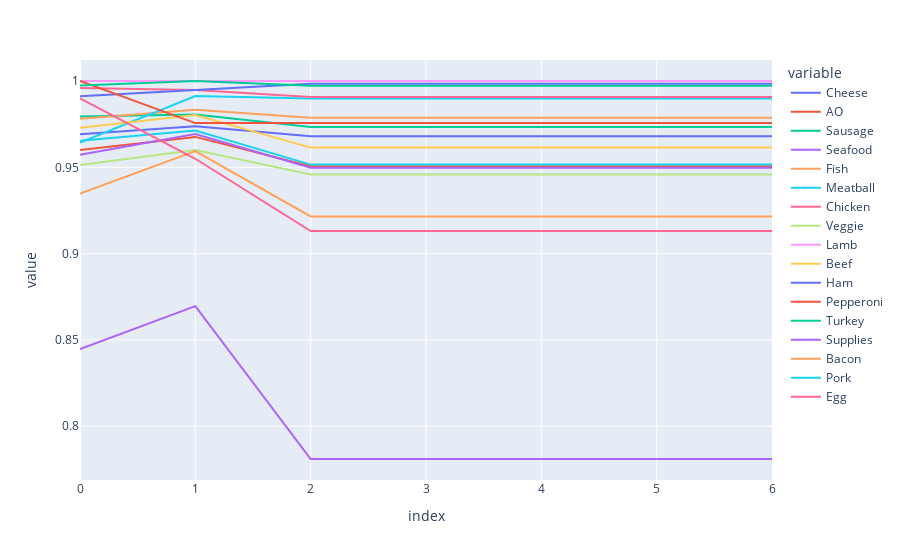

The notebook cell saved with this chart:
### Code cell
import plotly.express as px

vals= f1_score(test_results['label'],test_results['prediction'], labels= labels, average=None)
df_current_perf = pd.DataFrame(vals.reshape(1,len(labels)), columns = labels)
df_current_perf['n_samples'] = test_results.shape[0]

df_historical_perf = pd.concat([pd.DataFrame(params['model_performance']), df_current_perf]).fillna(0).reset_index(drop=True)


if df_historical_perf.shape[0]>1:
    fig = px.line(df_historical_perf, x=df_historical_perf.index, y=labels)
    fig.show()

# Calculate the f1 score, compare it against historical data and plot it

### Figure 1 — Plotly figure (JSON) as saved in the notebook; plotly's stock layout.template omitted (floating-point values rounded to 4 significant figures)
{"data": [{"hovertemplate": "variable=Cheese<br>index=%{x}<br>value=%{y}<extra></extra>", "legendgroup": "Cheese", "line": {"color": "#636efa", "dash": "solid"}, "marker": {"symbol": "circle"}, "mode": "lines", "name": "Cheese", "orientation": "v", "showlegend": true, "type": "scatter", "x": [0, 1, 2, 3, 4, 5, 6], "xaxis": "x", "y": [0.9692, 0.9738, 0.968, 0.968, 0.968, 0.968, 0.968], "yaxis": "y"}, {"hovertemplate": "variable=AO<br>index=%{x}<br>value=%{y}<extra></extra>", "legendgroup": "AO", "line": {"color": "#EF553B", "dash": "solid"}, "marker": {"symbol": "circle"}, "mode": "lines", "name": "AO", "orientation": "v", "showlegend": true, "type": "scatter", "x": [0, 1, 2, 3, 4, 5, 6], "xaxis": "x", "y": [0.96, 0.9676, 0.9506, 0.9506, 0.9506, 0.9506, 0.9506], "yaxis": "y"}, {"hovertemplate": "variable=Sausage<br>index=%{x}<br>value=%{y}<extra></extra>", "legendgroup": "Sausage", "line": {"color": "#00cc96", "dash": "solid"}, "marker": {"symbol": "circle"}, "mode": "lines", "name": "Sausage", "orientation": "v", "showlegend": true, "type": "scatter", "x": [0, 1, 2, 3, 4, 5, 6], "xaxis": "x", "y": [0.9795, 0.9806, 0.9733, 0.9733, 0.9733, 0.9733, 0.9733], "yaxis": "y"}, {"hovertemplate": "variable=Seafood<br>index=%{x}<br>value=%{y}<extra></extra>", "legendgroup": "Seafood", "line": {"color": "#ab63fa", "dash": "solid"}, "marker": {"symbol": "circle"}, "mode": "lines", "name": "Seafood", "orientation": "v", "showlegend": true, "type": "scatter", "x": [0, 1, 2, 3, 4, 5, 6], "xaxis": "x", "y": [0.9573, 0.9693, 0.9497, 0.9497, 0.9497, 0.9497, 0.9497], "yaxis": "y"}, {"hovertemplate": "variable=Fish<br>index=%{x}<br>value=%{y}<extra></extra>", "legendgroup": "Fish", "line": {"color": "#FFA15A", "dash": "solid"}, "marker": {"symbol": "circle"}, "mode": "lines", "name": "Fish", "orientation": "v", "showlegend": true, "type": "scatter", "x": [0, 1, 2, 3, 4, 5, 6], "xaxis": "x", "y": [0.9781, 0.9834, 0.9787, 0.9787, 0.9787, 0.9787, 0.9787], "yaxis": "y"}, {"hovertemplate": "variable=Meatball<br>index=%{x}<br>value=%{y}<extra></extra>", "legendgroup": "Meatball", "line": {"color": "#19d3f3", "dash": "solid"}, "marker": {"symbol": "circle"}, "mode": "lines", "name": "Meatball", "orientation": "v", "showlegend": true, "type": "scatter", "x": [0, 1, 2, 3, 4, 5, 6], "xaxis": "x", "y": [0.9643, 0.9913, 0.9899, 0.9899, 0.9899, 0.9899, 0.9899], "yaxis": "y"}, {"hovertemplate": "variable=Chicken<br>index=%{x}<br>value=%{y}<extra></extra>", "legendgroup": "Chicken", "line": {"color": "#FF6692", "dash": "solid"}, "marker": {"symbol": "circle"}, "mode": "lines", "name": "Chicken", "orientation": "v", "showlegend": true, "type": "scatter", "x": [0, 1, 2, 3, 4, 5, 6], "xaxis": "x", "y": [0.9959, 0.9948, 0.9908, 0.9908, 0.9908, 0.9908, 0.9908], "yaxis": "y"}, {"hovertemplate": "variable=Veggie<br>index=%{x}<br>value=%{y}<extra></extra>", "legendgroup": "Veggie", "line": {"color": "#B6E880", "dash": "solid"}, "marker": {"symbol": "circle"}, "mode": "lines", "name": "Veggie", "orientation": "v", "showlegend": true, "type": "scatter", "x": [0, 1, 2, 3, 4, 5, 6], "xaxis": "x", "y": [0.9513, 0.96, 0.9458, 0.9458, 0.9458, 0.9458, 0.9458], "yaxis": "y"}, {"hovertemplate": "variable=Lamb<br>index=%{x}<br>value=%{y}<extra></extra>", "legendgroup": "Lamb", "line": {"color": "#FF97FF", "dash": "solid"}, "marker": {"symbol": "circle"}, "mode": "lines", "name": "Lamb", "orientation": "v", "showlegend": true, "type": "scatter", "x": [0, 1, 2, 3, 4, 5, 6], "xaxis": "x", "y": [1, 1, 1, 1, 1, 1, 1], "yaxis": "y"}, {"hovertemplate": "variable=Beef<br>index=%{x}<br>value=%{y}<extra></extra>", "legendgroup": "Beef", "line": {"color": "#FECB52", "dash": "solid"}, "marker": {"symbol": "circle"}, "mode": "lines", "name": "Beef", "orientation": "v", "showlegend": true, "type": "scatter", "x": [0, 1, 2, 3, 4, 5, 6], "xaxis": "x", "y": [0.9729, 0.9803, 0.9614, 0.9614, 0.9614, 0.9614, 0.9614], "yaxis": "y"}, {"hovertemplate": "variable=Ham<br>index=%{x}<br>value=%{y}<extra></extra>", "legendgroup": "Ham", "line": {"color": "#636efa", "dash": "solid"}, "marker": {"symbol": "circle"}, "mode": "lines", "name": "Ham", "orientation": "v", "showlegend": true, "type": "scatter", "x": [0, 1, 2, 3, 4, 5, 6], "xaxis": "x", "y": [0.9912, 0.995, 0.9984, 0.9984, 0.9984, 0.9984, 0.9984], "yaxis": "y"}, {"hovertemplate": "variable=Pepperoni<br>index=%{x}<br>value=%{y}<extra></extra>", "legendgroup": "Pepperoni", "line": {"color": "#EF553B", "dash": "solid"}, "marker": {"symbol": "circle"}, "mode": "lines", "name": "Pepperoni", "orientation": "v", "showlegend": true, "type": "scatter", "x": [0, 1, 2, 3, 4, 5, 6], "xaxis": "x", "y": [1, 0.9756, 0.9756, 0.9756, 0.9756, 0.9756, 0.9756], "yaxis": "y"}, {"hovertemplate": "variable=Turkey<br>index=%{x}<br>value=%{y}<extra></extra>", "legendgroup": "Turkey", "line": {"color": "#00cc96", "dash": "solid"}, "marker": {"symbol": "circle"}, "mode": "lines", "name": "Turkey", "orientation": "v", "showlegend": true, "type": "scatter", "x": [0, 1, 2, 3, 4, 5, 6], "xaxis": "x", "y": [0.9973, 1, 0.9972, 0.9972, 0.9972, 0.9972, 0.9972], "yaxis": "y"}, {"hovertemplate": "variable=Supplies<br>index=%{x}<br>value=%{y}<extra></extra>", "legendgroup": "Supplies", "line": {"color": "#ab63fa", "dash": "solid"}, "marker": {"symbol": "circle"}, "mode": "lines", "name": "Supplies", "orientation": "v", "showlegend": true, "type": "scatter", "x": [0, 1, 2, 3, 4, 5, 6], "xaxis": "x", "y": [0.8447, 0.8696, 0.781, 0.781, 0.781, 0.781, 0.781], "yaxis": "y"}, {"hovertemplate": "variable=Bacon<br>index=%{x}<br>value=%{y}<extra></extra>", "legendgroup": "Bacon", "line": {"color": "#FFA15A", "dash": "solid"}, "marker": {"symbol": "circle"}, "mode": "lines", "name": "Bacon", "orientation": "v", "showlegend": true, "type": "scatter", "x": [0, 1, 2, 3, 4, 5, 6], "xaxis": "x", "y": [0.9348, 0.9593, 0.9216, 0.9216, 0.9216, 0.9216, 0.9216], "yaxis": "y"}, {"hovertemplate": "variable=Pork<br>index=%{x}<br>value=%{y}<extra></extra>", "legendgroup": "Pork", "line": {"color": "#19d3f3", "dash": "solid"}, "marker": {"symbol": "circle"}, "mode": "lines", "name": "Pork", "orientation": "v", "showlegend": true, "type": "scatter", "x": [0, 1, 2, 3, 4, 5, 6], "xaxis": "x", "y": [0.9653, 0.9713, 0.9516, 0.9516, 0.9516, 0.9516, 0.9516], "yaxis": "y"}, {"hovertemplate": "variable=Egg<br>index=%{x}<br>value=%{y}<extra></extra>", "legendgroup": "Egg", "line": {"color": "#FF6692", "dash": "solid"}, "marker": {"symbol": "circle"}, "mode": "lines", "name": "Egg", "orientation": "v", "showlegend": true, "type": "scatter", "x": [0, 1, 2, 3, 4, 5, 6], "xaxis": "x", "y": [0.9899, 0.955, 0.913, 0.913, 0.913, 0.913, 0.913], "yaxis": "y"}], "layout": {"legend": {"title": {"text": "variable"}, "tracegroupgap": 0}, "margin": {"t": 60}, "xaxis": {"anchor": "y", "domain": [0, 1], "title": {"text": "index"}}, "yaxis": {"anchor": "x", "domain": [0, 1], "title": {"text": "value"}}}}
